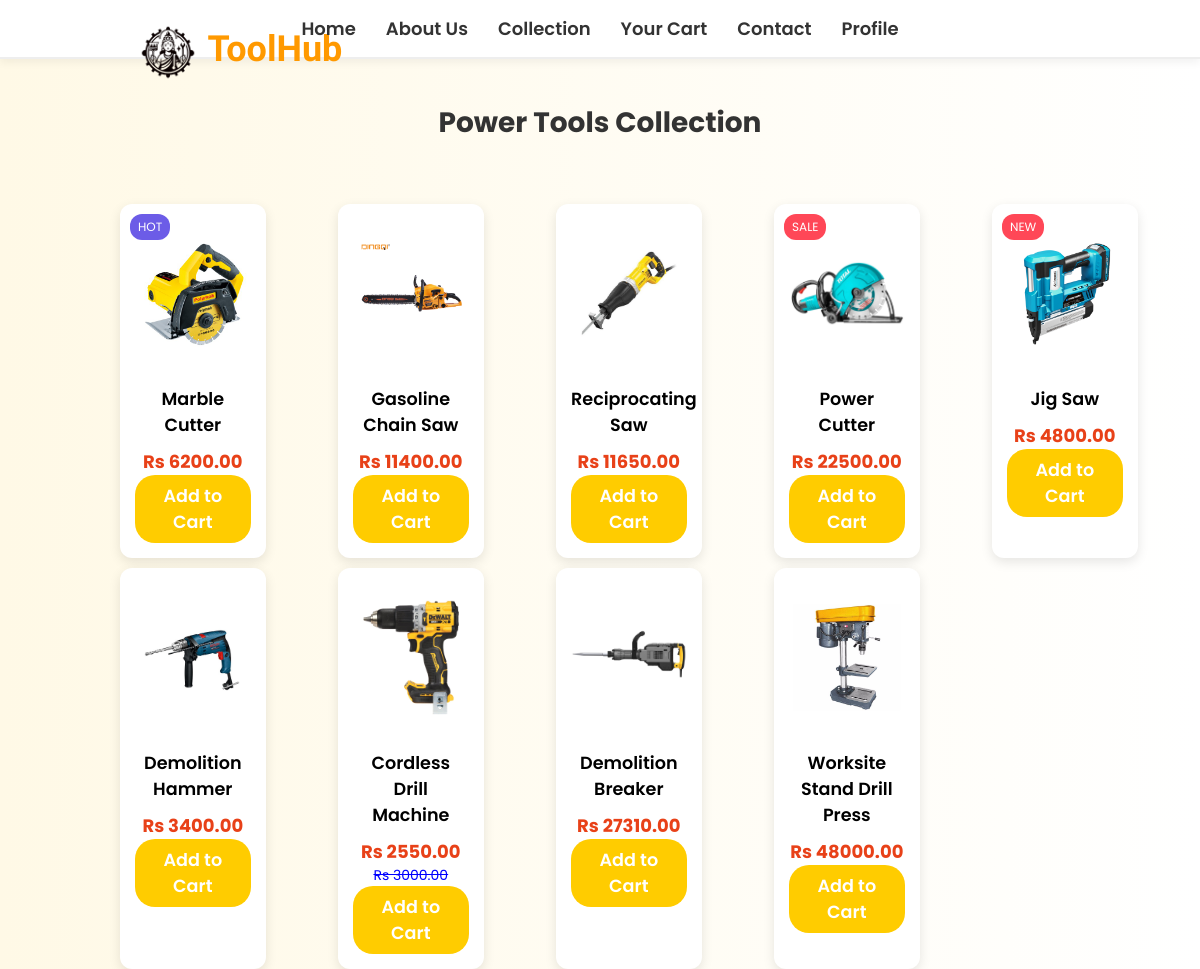
Page /powertool/ on the committed database.
### hardware/models.py (models this page shows, shortened)
class Product(models.Model):
    pid = ShortUUIDField(primary_key=True,unique=True, length = 10, max_length=20, prefix="prod", alphabet="abcdefgh12345")
    user = models.ForeignKey(User, on_delete=models.SET_NULL, null=True, blank=True)
    category = models.ForeignKey(Category, on_delete=models.SET_NULL, null=True, blank=True)
    name = models.CharField(max_length=100)
    image = models.ImageField(upload_to="user_directory_path") # used to store product image
    description = models.TextField(max_length=500, null=True, blank=True)
    price = models.DecimalField(max_digits=10, decimal_places=2)
    old_price = models.DecimalField(max_digits=10, decimal_places=2, null=True,blank=True)
    label = models.CharField(choices=LABEL_CHOICES, max_length=10, blank=True)  # 'Hot', 'Sale', or empty
    specification = models.TextField(max_length=500, null=True, blank=True)
    product_status = models.CharField(choices = STATUS, max_length=20) # used to check if product is new, used or refurbished
    status = models.CharField(max_length=50, default='Active')  # or any default value you want
    in_stock = models.BooleanField(default=True) #used to check if product is in stock
    featured = models.BooleanField(default=False) #used to check if product is featured
    created_at = models.DateTimeField(auto_now_add=True) # used to check when product was created
    updated_at = models.DateTimeField(auto_now=True) # used to check when product was updated
    class Meta:
        verbose_name_plural = "Products"

### hardware/views.py (the view)
def powertools(request):
    products = Product.objects.filter(category__name='Power Tools')
    context = {
        'products': products
    }
    return render(request, 'hardware/powertool.html', context)

### templates/hardware/powertool.html (shortened to what this page needs)
<!DOCTYPE html>
<html lang="en">
   {% load static %}
  <head>
  </head>
  <body>
    <nav>
      <div class="nav-center">
        <a href="/first">Home</a>
        <a href="/aboutus">About Us</a>
        <a href="/collection">Collection</a>
        <a href="/cart">Your Cart</a>
        <a href="/contact">Contact</a>
        <a href="/profile">Profile</a>
      </div>
    </nav>
    <div class="logocontainer">
      <img src="{% static 'hardware/image/logo.png' %}" alt="logoshere" id="logo" />
      <h1 id="firstheader">ToolHub</h1>
    </div>
    <h1 class="page-title">Power Tools Collection</h1>
    <div class="product-grid">
      {% for product in products %}
        <div class="product-card">
          {% if product.label %}
            <span class="badge {{ product.label|lower }}">{{ product.label }}</span>
          {% endif %}
          <img src="{{ product.image.url }}" alt="{{ product.name }}" class="product-image" />
          <h3><a href="/productdetail/{{ product.pid }}" class="product-name">{{ product.name }}</a></h3>
          <p class="price">Rs {{ product.price }}</p>
          {% if product.old_price %}
            <p class="old-price">Rs {{ product.old_price }}</p>
          {% endif %}
          <button class="add-to-cart"><a href="/add_to_cart/{{ product.pid }}" class="addtocartname">Add to Cart</a></button>
        </div>
      {% endfor %}
    </div>
  </body>
</html>

### templates/hardware/powertool.html (style rules this page uses)
* { margin: 0; padding: 0; box-sizing: border-box; font-family: 'Poppins', sans-serif; }
body { font-family: 'Poppins'; background: linear-gradient(to right, #fff9e6, #ffffff); color: #333; }
nav { background: #fff; border-bottom: 2px solid #eee; display: flex; justify-content: center; padding: 15px 20px; box-shadow: 0 4px 8px rgba(0, 0, 0, 0.05); }
.nav-center { display: flex; gap: 30px; }
.nav-center a { color: #333; font-weight: 600; font-size: 18px; text-decoration: none; position: relative; transition: color 0.3s ease; }
.nav-center a::after { content: ''; position: absolute; bottom: -5px; left: 0; width: 0%; height: 2px; background-color: #ffcc00; transition: width 0.3s ease-in-out; }
.logocontainer { display: flex; align-items: center; justify-content: center; margin: 20px 0; margin-top: -2%; margin-left: -60%; }
#logo { height: 60px; margin-right: 10px; margin-top: -0.7%; }
#firstheader { font-family: 'Dancing Script', cursive; font-size: 36px; color: #ff9900; font-weight: bold; margin-top: -1%; }
.page-title { font-size: 28px; color: #333; margin-bottom: 30px; text-align: center; }
.product-grid { display: grid; grid-template-columns: repeat(5, 1fr); gap: 10px; margin-top: 5%; margin-left: 10%; }
.product-card { background: #fff; padding: 15px; border-radius: 12px; box-shadow: 0 4px 12px rgba(0, 0, 0, 0.1); width: 70%; height: 100%; position: relative; transition: transform 0.3s ease; text-align: center; }
.product-image { width: 100%; height: 150px; object-fit: contain; }
.badge { position: absolute; top: 10px; left: 10px; background: #ff4757; color: #fff; font-size: 12px; padding: 4px 8px; border-radius: 12px; text-transform: uppercase; }
.badge.hot { background: #6c5ce7; }
.product-name { margin: 10px 0; font-size: 16px; color: black; font-size: 1.1rem; font-weight: 600; display: block; text-decoration: none; }
.price { color: #e84118; font-size: 18px; font-weight: bold; }
.old-price { color: #aaa; text-decoration: line-through; font-size: 14px; color: blue; }
.add-to-cart { margin-top: 10px 0; background: #ffcc00; color: #fff; border: none; padding: 8px 15px; border-radius: 20px; cursor: pointer; transition: background 0.3s ease; display: block; text-decoration: none; text-align: center; margin-left: auto; margin-right: auto; }
.addtocartname { display: block; font-family: 'Poppins'; font-size: 1.1rem; font-weight: 600; color: white; text-decoration: none; }

### rows in the picture
Product: label "HOT", image (picture), name "Marble Cutter", price "6200.00"
Product: image (picture), name "Gasoline Chain Saw", price "11400.00"
Product: image (picture), name "Reciprocating Saw", price "11650.00"
Product: label "SALE", image (picture), name "Power Cutter", price "22500.00"
Product: label "NEW", image (picture), name "Jig Saw", price "4800.00"
Product: image (picture), name "Demolition Hammer", price "3400.00"
Product: image (picture), name "Cordless Drill Machine", price "2550.00", old_price "3000.00"
Product: image (picture), name "Demolition Breaker", price "27310.00"
Product: image (picture), name "Worksite Stand Drill Press", price "48000.00"
